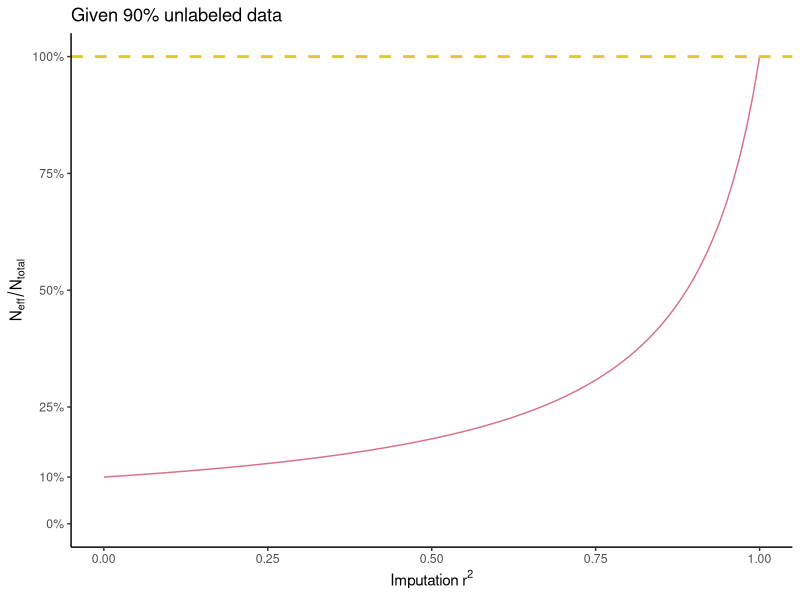
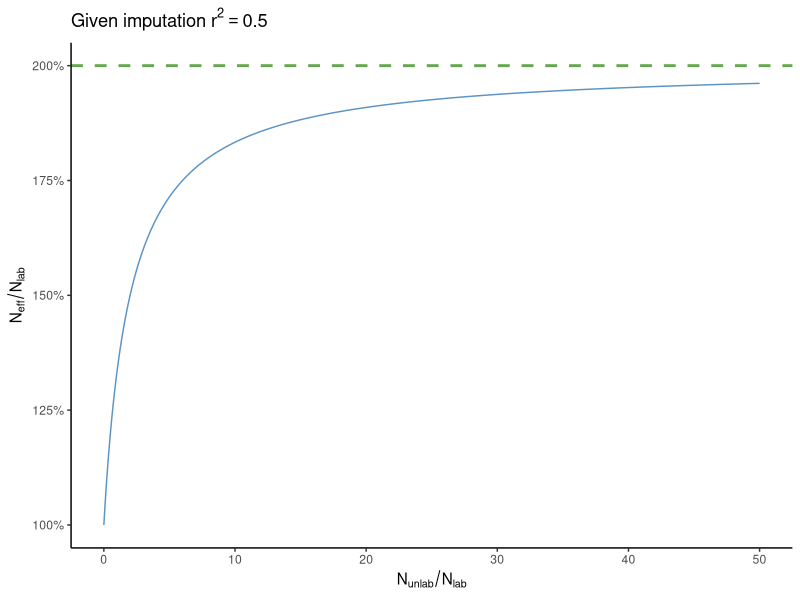

Generate these figures, in order, with R: (Note: this script raises an error after producing the figures.)
# Load necessary libraries
rm(list = ls())
library(ggplot2)
library(cowplot)

# Define the range for x and k
x <- seq(0, 1, by = 0.01)
k <- seq(0, 50, by = 0.01)
kmax <- max(k)
xmax <- max(x)

# 1. Fix k = 0.5 and vary x
kfix <- 9
df1 <- data.frame(x = x, k = kfix)
df1$z <- with(df1, 1 / (1 - x * (1 - 1/(k + 1))))
ymax <- 1 / (1 - (1 - xmax * 1/(kfix + 1)))
df1$ratio <- df1$z/ymax

plot1 <- ggplot(df1, aes(x=x, y=ratio)) +
  geom_line(color="#D77186") +
  labs(title = "Given 90% unlabeled data") +
  geom_hline(yintercept = 1, linetype="dashed", color = "#E2C43F", size=1) +
  xlab(expression("Imputation " * r^2)) +
  ylab(expression(N[eff]/ N[total])) +
  scale_y_continuous(limits = c(0, 1), breaks = c(0, 0.1, 0.25, 0.5, 0.75, 1), labels = scales::percent_format(accuracy = 1)) +
  theme_classic()

# 2. Fix x = 0.5 and vary k
xfix <- 0.5
df2 <- data.frame(x = xfix, k = k)
df2$z <- with(df2, 1 / (1 - x * (1 - 1/(k + 1))))
ymax <- 1/(1 - xfix)

plot2 <- ggplot(df2, aes(x=k, y=z)) +
  geom_line(color="#5c94c4") +
  labs(title=expression(paste("Given imputation " * r^2 == 0.5))) +
  geom_hline(yintercept = ymax, linetype="dashed", color = "#66A64F", size=1) +
  xlab(expression(N[unlab]/N[lab])) +
  ylab(expression(N[eff]/ N[lab])) +
  scale_y_continuous(limits = c(1, 2), breaks = c(1, 1.25, 1.5, 1.75, 2), labels = scales::percent_format(accuracy = 1)) +
  theme_classic() 

# Display the plots
print(plot1)
print(plot2)

p_all <- plot_grid(plot1, plot2, labels = c('a', 'b'), nrow = 1)

FigDir="./fig4/"
pdf_out_dir <-  paste0(FigDir, "/Fig4.pdf")
pdf(pdf_out_dir, width = 8, height = 4)
par(mar=c(5,5,4,4)+.1)
print(p_all)
dev.off()